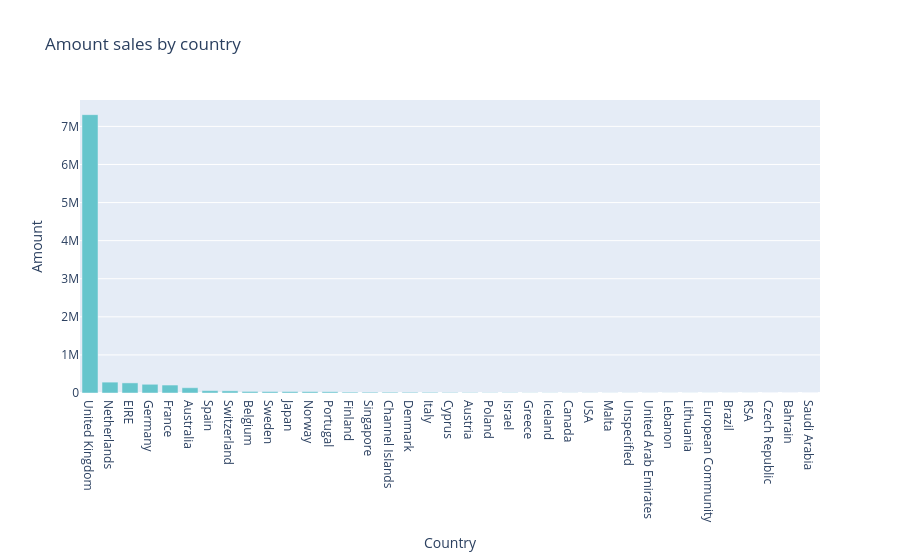

The cell this chart's notebook holds for it:
### Markdown cell above
## Analyze sales

- Market representation and country

### Code cell
df_ori['Internal'] = 'No'
df_ori.loc[df_ori['Country'] == 'United Kingdom', 'Internal'] = 'Yes'
fig = px.pie(df_ori, names='Internal', title='Market representation', color_discrete_sequence=px.colors.qualitative.Pastel)
fig.show()

df_ori['Amount'] = df_ori['UnitPrice']*df_ori['Quantity']
temp = pd.DataFrame(df_ori.groupby('Country')['Amount'].sum()).reset_index().sort_values(by=['Amount'], ascending=False)
fig = px.bar(temp, x='Country', y='Amount', title='Amount sales by country',  color_discrete_sequence=px.colors.qualitative.Pastel)
fig.show()

### Figure 1 — Plotly figure (JSON) as saved in the notebook; plotly's stock layout.template omitted (floating-point values rounded to 4 significant figures)
{"data": [{"hovertemplate": "Country=%{x}<br>Amount=%{y}<extra></extra>", "legendgroup": "", "marker": {"color": "rgb(102, 197, 204)", "pattern": {"shape": ""}}, "name": "", "orientation": "v", "showlegend": false, "textposition": "auto", "type": "bar", "x": ["United Kingdom", "Netherlands", "EIRE", "Germany", "France", "Australia", "Spain", "Switzerland", "Belgium", "Sweden", "Japan", "Norway", "Portugal", "Finland", "Singapore", "Channel Islands", "Denmark", "Italy", "Cyprus", "Austria", "Poland", "Israel", "Greece", "Iceland", "Canada", "USA", "Malta", "Unspecified", "United Arab Emirates", "Lebanon", "Lithuania", "European Community", "Brazil", "RSA", "Czech Republic", "Bahrain", "Saudi Arabia"], "xaxis": "x", "y": [7308000.0, 285400.0, 265500.0, 228900.0, 209000.0, 138500.0, 61580.0, 56440.0, 41200.0, 38380.0, 37420.0, 36170.0, 33440.0, 22550.0, 21280.0, 20450.0, 18960.0, 17480.0, 13590.0, 10200.0, 7335.0, 7222.0, 4761.0, 4310.0, 3666.0, 3580.0, 2726.0, 2667.0, 1902.0, 1694.0, 1661.0, 1300.0, 1144.0, 1002.0, 826.7, 548.4, 145.9], "yaxis": "y"}], "layout": {"barmode": "relative", "legend": {"tracegroupgap": 0}, "title": {"text": "Amount sales by country"}, "xaxis": {"anchor": "y", "domain": [0, 1], "title": {"text": "Country"}}, "yaxis": {"anchor": "x", "domain": [0, 1], "title": {"text": "Amount"}}}}
